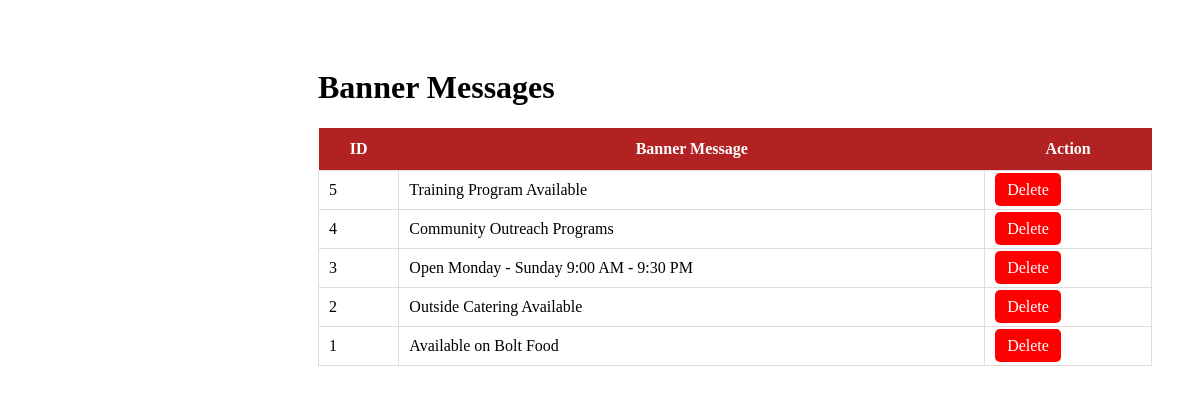
The app's page /view-banners.php (signed in) with its own data.
### tables this page shows
CREATE TABLE `banners` (
  `id` int(11) NOT NULL,
  `banner_text` varchar(255) NOT NULL,
  `created_at` timestamp NOT NULL DEFAULT current_timestamp()
);

### view-banners.php (the view, shortened to what this page needs)
<?php
include '../config/database.php';
$result = mysqli_query(
    $conn,
    "SELECT * FROM banners ORDER BY id DESC"
);
?>
<!DOCTYPE html>
<html>
<head>
</head>
<body>
<div class="main-content">
<div class="container">
<h1>Banner Messages</h1>
<table>
<tr>
    <th>ID</th>
    <th>Banner Message</th>
    <th>Action</th>
</tr>
<?php while($row = mysqli_fetch_assoc($result)){ ?>
<tr>
<td><?php echo $row['id']; ?></td>
<td><?php echo $row['banner_text']; ?></td>
<td>
<a
href="delete-banner.php?id=<?php echo $row['id']; ?>"
class="delete-btn"
onclick="return confirm('Delete banner?')">
Delete
</a>
</td>
</tr>
<?php } ?>
</table>
</div>
</div>
</body>
</html>

### view-banners.php (style rules this page uses)
.main-content { margin-left:270px; padding:20px; }
.container { padding:20px; }
table { width:100%; border-collapse:collapse; background:white; }
th { background:#b22222; color:white; padding:12px; }
td { border:1px solid #ddd; padding:10px; }
.delete-btn { background:red; color:white; padding:8px 12px; text-decoration:none; border-radius:5px; }

### records on screen
banners: id "5", banner_text "Training Program Available"
banners: id "4", banner_text "Community Outreach Programs"
banners: id "3", banner_text "Open Monday - Sunday 9:00 AM - 9:30 PM"
banners: id "2", banner_text "Outside Catering Available"
banners: id "1", banner_text "Available on Bolt Food"
